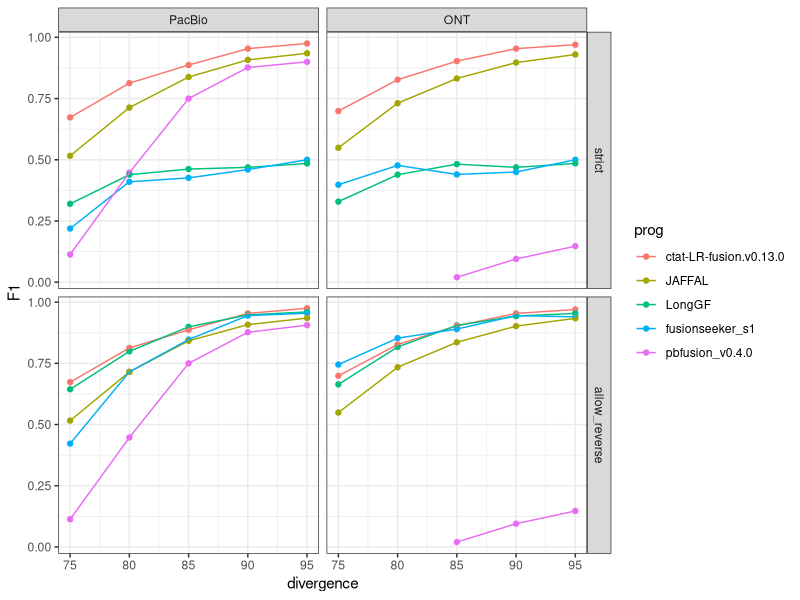
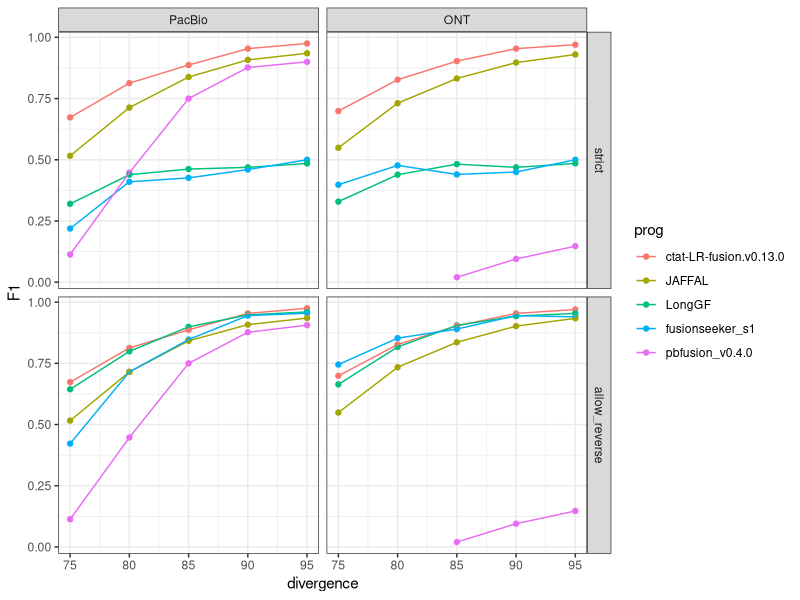

The R script that drew these images, in order:
## ---- chunk 1
knitr::opts_chunk$set(echo = TRUE)
library(tidyverse)
## ---- chunk 2

# parse accuracy statistics from benchmarking:

strict_results = read.table("data/strict.combined_results.ROC.tsv", header=T, sep="\t", stringsAsFactors = F)
strict_results$analysisType="strict"

allow_reverse_results = read.table("data/allow_reverse.combined_results.ROC.tsv", header=T, sep="\t", stringsAsFactors = F)
allow_reverse_results$analysisType="allow_reverse"



data = bind_rows(strict_results,
                 allow_reverse_results)


data = data %>% filter(prog %in% c(
                                   'pbfusion_v0.4.0',
                                   'fusionseeker_s1',
                                   'LongGF',
                                   'JAFFAL',
                                   'ctat-LR-fusion.v0.13.0')
                       )


# extract the maximum F1 value for each program and target data set: 

max_F1_data = data %>% group_by(analysisType, prog, seqtype, divergence) %>% 
    arrange(desc(F1)) %>% filter(row_number() == 1) %>% ungroup()


# rank programs 

ranked_progs = max_F1_data  %>% group_by(prog) %>% summarize(mean_F1 = mean(F1)) %>% arrange(desc(mean_F1))

max_F1_data$prog = factor(max_F1_data$prog, levels=ranked_progs$prog)

max_F1_data$analysisType = factor(max_F1_data$analysisType, levels=c('strict', 'allow_reverse'))

max_F1_data = max_F1_data %>% mutate(seqtype = ifelse(seqtype == "Pac", "PacBio", seqtype))


max_F1_data$seqtype = factor(max_F1_data$seqtype, levels=c("PacBio", "ONT"))


## ---- chunk 3

p_linepoint = max_F1_data %>% 
    filter(analysisType %in% c('strict', 'allow_reverse')) %>%
    ggplot() + theme_bw() +
    geom_point(aes(x=divergence, y=F1, color=prog)) +
    geom_line(aes(x=divergence, y=F1, group=prog, color=prog)) +
    facet_grid(vars(analysisType), vars(seqtype))


p_linepoint

## ---- chunk 4

ggsave(p_linepoint, filename="jaffal_simdata_accuracy.paperfig.svg", width=8, height=7)
